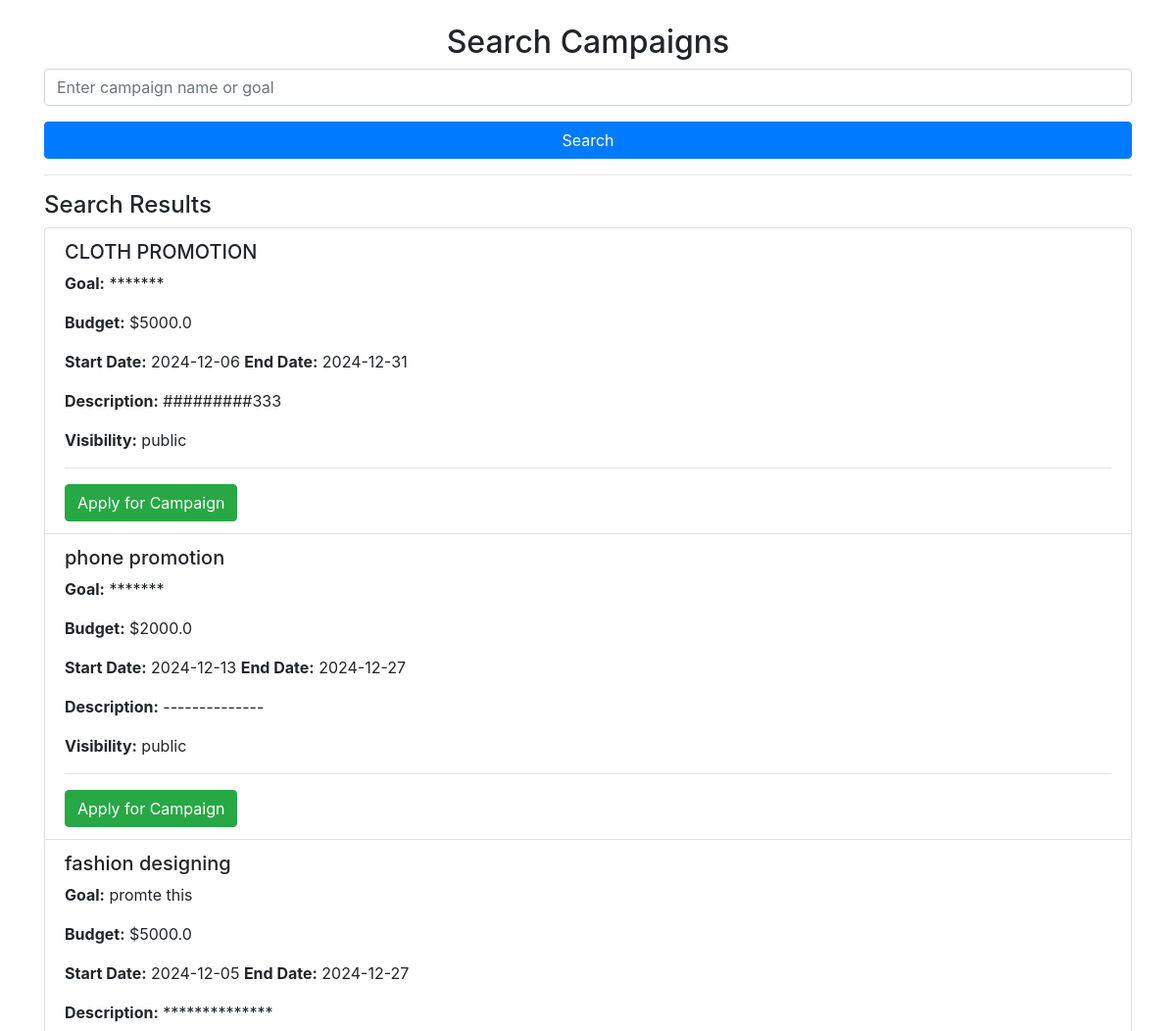
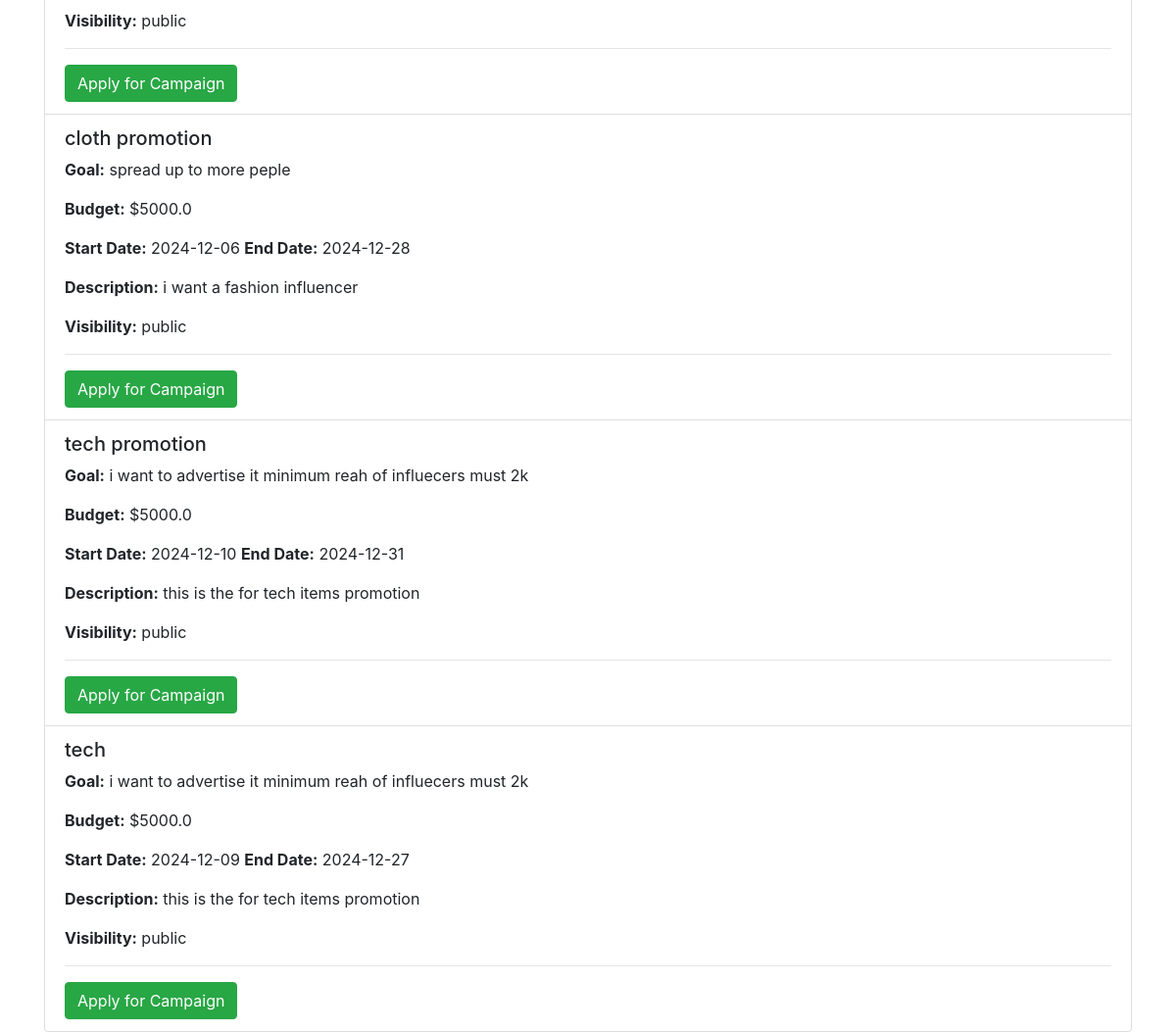
The app's page /search_campaigns with its own data (2 pictures, top to bottom).
### app.py (models this page shows)
class Campaign(db.Model):
    id = db.Column(db.Integer, primary_key=True)
    name = db.Column(db.String(150), nullable=False)
    description = db.Column(db.Text, nullable=False)
    start_date = db.Column(db.Date, nullable=False)
    end_date = db.Column(db.Date, nullable=False)
    budget = db.Column(db.Float, nullable=False)
    visibility = db.Column(db.String(50), nullable=False)  # public or private
    goals = db.Column(db.String(150), nullable=False)
    sponsor_id = db.Column(db.Integer, db.ForeignKey('user.id'), nullable=False)
    sponsor = db.relationship('User', foreign_keys=[sponsor_id])
    selected_influencers = db.Column(db.String, default="")  # Comma separated list of influencer IDs

### app.py (the view)
@app.route('/search_campaigns', methods=['GET', 'POST'])
def search_campaigns():
    if request.method == 'POST':
        search_query = request.form.get('search', '')  # Use .get() to avoid KeyError
        if search_query:  # If the search query is not empty
            campaigns = Campaign.query.filter(Campaign.name.like(f"%{search_query}%")).all()
        else:
            campaigns = Campaign.query.filter_by(visibility='public').all()  # Default to public campaigns if search is empty
    else:
        campaigns = Campaign.query.filter_by(visibility='public').all()  # Handle GET requests
    return render_template('search_campaigns.html', campaigns=campaigns)

### static/search_campaigns.html (shortened to what this page needs)
<!DOCTYPE html>
<html lang="en">
<head>
    <link rel="stylesheet" href="https://stackpath.bootstrapcdn.com/bootstrap/4.5.2/css/bootstrap.min.css">
</head>
<body>
    <div class="container mt-4">
        <h2 class="text-center">Search Campaigns</h2>
        <form method="POST" action="{{ url_for('search_campaigns') }}">
            <div class="form-group">
                <input type="text" class="form-control" name="search" placeholder="Enter campaign name or goal" value="{{ request.form.get('search', '') }}">
            </div>
            <button type="submit" class="btn btn-primary btn-block">Search</button>
        </form>
        <hr>
        {% if campaigns %}
            <h4>Search Results</h4>
            <div class="list-group">
                {% for campaign in campaigns %}
                    <div class="list-group-item">
                        <h5>{{ campaign.name }}</h5>
                        <p><strong>Goal:</strong> {{ campaign.goals }}</p>
                        <p><strong>Budget:</strong> ${{ campaign.budget }}</p>
                        <p><strong>Start Date:</strong> {{ campaign.start_date }} <strong>End Date:</strong> {{ campaign.end_date }}</p>
                        <p><strong>Description:</strong> {{ campaign.description }}</p>
                        <p><strong>Visibility:</strong> {{ campaign.visibility }}</p>
                        <hr>
                        <a href="{{ url_for('apply_campaign', campaign_id=campaign.id) }}" class="btn btn-success">Apply for Campaign</a>
                    </div>
                {% endfor %}
            </div>
        {% else %}
            <div class="alert alert-warning" role="alert">
                No campaigns found based on your search criteria.
            </div>
        {% endif %}
    </div>
</body>
</html>

### records on screen
Campaign: name "CLOTH PROMOTION", goals "*******", budget "5000.0", start_date "2024-12-06", end_date "2024-12-31", description "#########333", visibility "public"
Campaign: name "phone promotion", goals "*******", budget "2000.0", start_date "2024-12-13", end_date "2024-12-27", description "--------------", visibility "public"
Campaign: name "fashion designing", goals "promte this", budget "5000.0", start_date "2024-12-05", end_date "2024-12-27", description "**************", visibility "public"
Campaign: name "cloth promotion", goals "spread up to more peple", budget "5000.0", start_date "2024-12-06", end_date "2024-12-28", description "i want a fashion influencer", visibility "public"
Campaign: name "tech promotion", goals "i want to advertise it minimum reah of influecers must 2k", budget "5000.0", start_date "2024-12-10", end_date "2024-12-31", description "this is the for tech items promotion", visibility "public"
Campaign: name "tech", goals "i want to advertise it minimum reah of influecers must 2k", budget "5000.0", start_date "2024-12-09", end_date "2024-12-27", description "this is the for tech items promotion", visibility "public"
